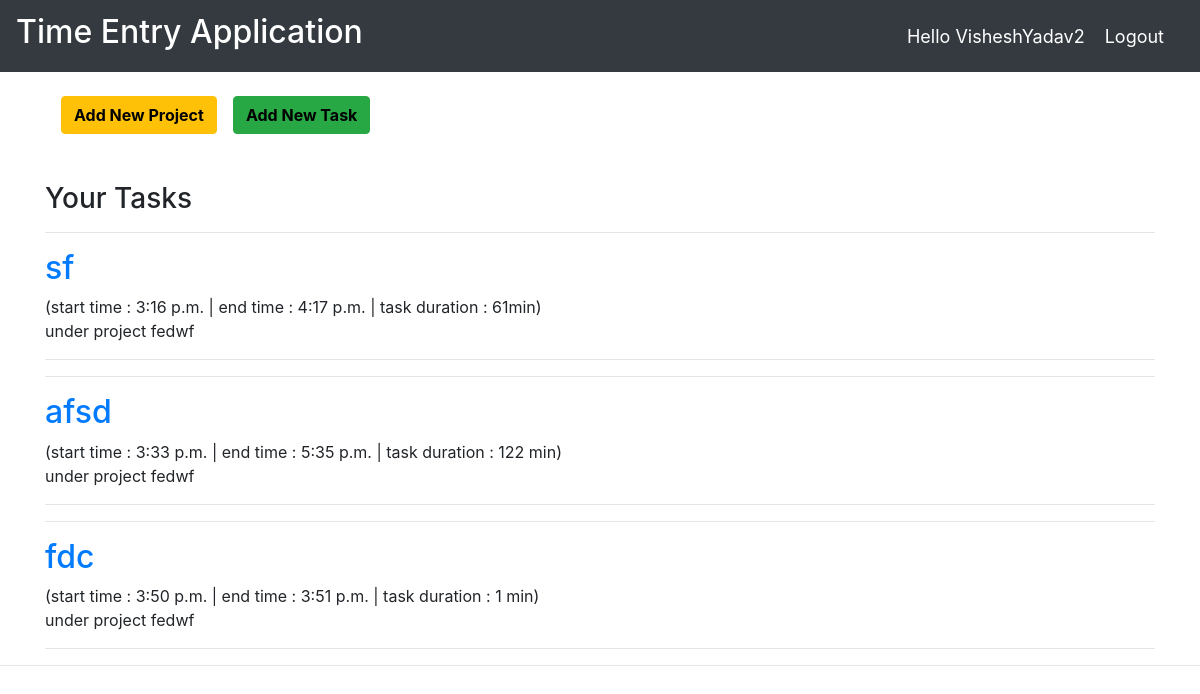
The page / (signed in) on the database as committed earlier.
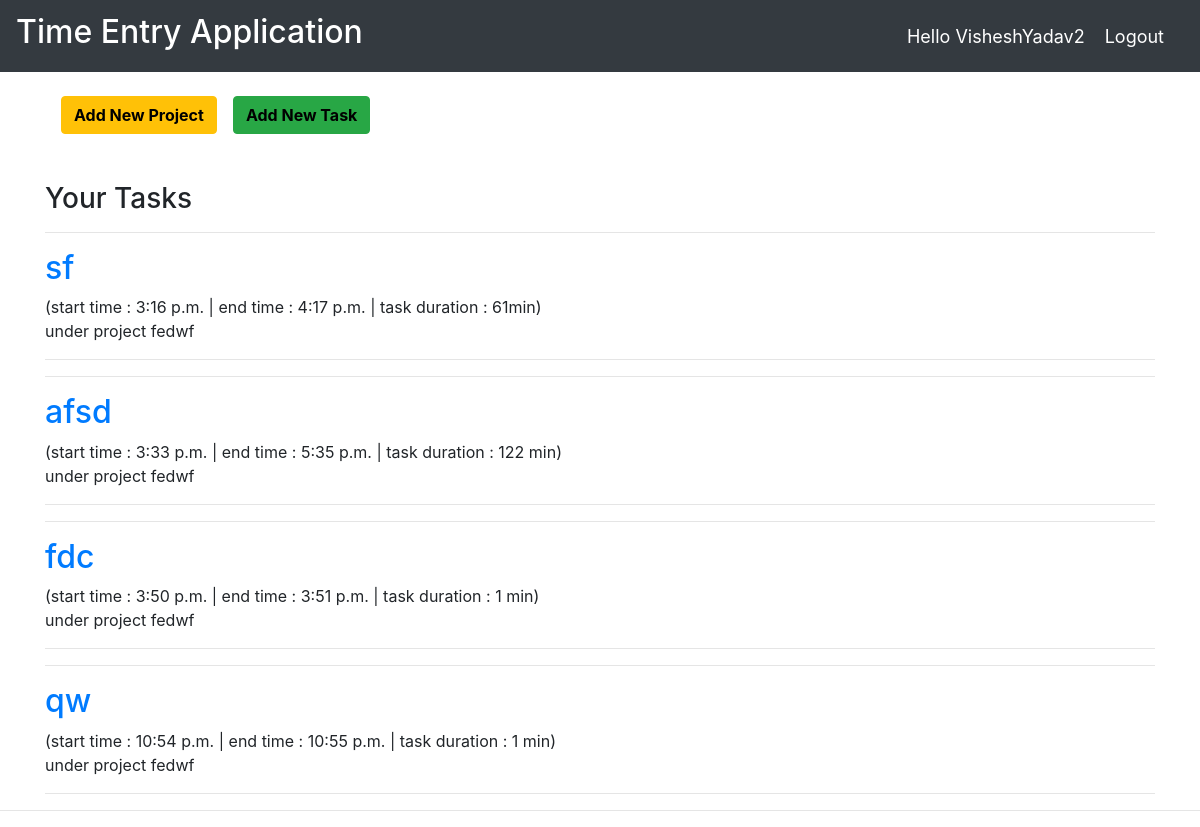
The same page on the database as committed later.
### app/models.py (models this page shows, shortened)
class UserTasks(models.Model):
    user = models.ForeignKey(User, default=None, on_delete=models.CASCADE)
    project = models.ForeignKey(UserProject, default=None, on_delete=models.CASCADE)
    title=models.CharField(max_length=200,null=True)
    start = models.TimeField(default=None)
    end = models.TimeField(default=None)
    duration = models.CharField(max_length=200,default=None,blank=True)
    timeup=models.BooleanField(default=False)

class UserProject(models.Model):
    user = models.ForeignKey(User, default=None, on_delete=models.CASCADE)
    title=models.CharField(max_length=200,null=True)
    def __str__(self):
        return str(self.title)

### app/views.py (the view)
# urls.py: path('',views.homeview ,name='home'),
@login_required(login_url='app:login')
def homeview(request):
    tasks=UserTasks.objects.filter(user=request.user)
    return render(request,'app/home.html',{'tasks':tasks})

### templates/app/home.html (shortened to what this page needs)
{% extends 'app/main.html' %} {% block content %}
{% load static %}
<div class="mt-4 container">
	<div class="d-flex  links">
				<a  class="btn btn-warning ml-3" href="{% url 'app:project' %}" style="color:black; font-weight:700;" >Add New Project</a>
				<a class="btn btn-success ml-3" href="{% url 'app:task' %}" style="color:black; font-weight:700" >Add New Task</a>
	</div>
	{% if not tasks %}
	<h3 class='mt-5'>You dont have any tasks</h3>
	{%else%}
	<h3 class="mt-5">Your Tasks</h3>
	{%endif%}
{% for task in tasks %}
<hr>
<div class="post-entry">
    <h2><a href="{% url 'app:taskdetail' task.id%}">{{task.title}}</a></h2>(start time : {{task.start}}  |  end time : {{task.end}}  |  task duration : {{task.duration}})
    <br>
    <p>under project {{ task.project }}</p>
</div>
<hr>
{% endfor %}
</div>
{% endblock %}

### templates/app/main.html (shortened to what this page needs)
{% load static %}
<html lang="en">
  <head>
    <link
      rel="stylesheet"
      href="https://stackpath.bootstrapcdn.com/bootstrap/4.5.1/css/bootstrap.min.css"
    />
  </head>
  <body>
    {% include 'app/navbar.html' %} {% block content %} {% endblock %}
    <hr />
  </body>
</html>

### templates/app/navbar.html (shortened to what this page needs)
  <nav class="navbar navbar-expand-lg navbar-dark bg-dark">
   <a class="navbar-brand"  href="{% url 'app:home' %}"><h2>Time Entry Application</h2></a>
    <span class="hello-msg">Hello {{request.user}}</span>
   <span > <a class="hello-msg" href="{% url 'app:logout' %}">Logout</a></span>
  </nav>

### templates/app/navbar.html (style rules this page uses)
.hello-msg { color:#fff; margin-right:20px; font-size:18px; }

### templates/app/home.html (style rules this page uses)
a { text-decoration: none !important; }

Rows that differ between the two databases and show on the page:
added UserTasks: title "qw", start "10:54 p.m.", end "10:55 p.m.", duration "1 min", project "fedwf"
